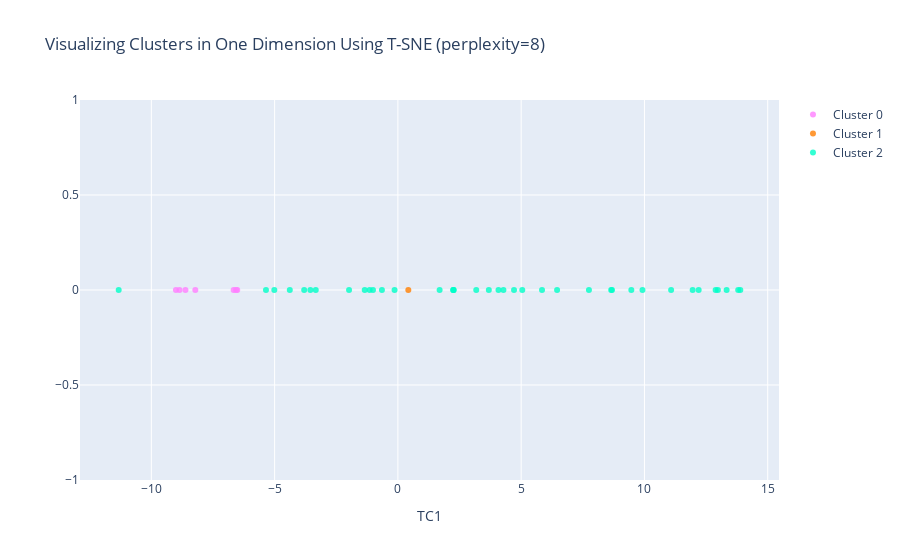

Notebook source saved alongside this figure:
### Code cell
#Instructions for building the 1-D plot

#trace1 is for 'Cluster 0'
trace1 = go.Scatter(
                    x = cluster0["TC1_1d"],
                    y = cluster0["dummy"],
                    mode = "markers",
                    name = "Cluster 0",
                    marker = dict(color = 'rgba(255, 128, 255, 0.8)'),
                    text = None)

#trace2 is for 'Cluster 1'
trace2 = go.Scatter(
                    x = cluster1["TC1_1d"],
                    y = cluster1["dummy"],
                    mode = "markers",
                    name = "Cluster 1",
                    marker = dict(color = 'rgba(255, 128, 2, 0.8)'),
                    text = None)

#trace3 is for 'Cluster 2'
trace3 = go.Scatter(
                    x = cluster2["TC1_1d"],
                    y = cluster2["dummy"],
                    mode = "markers",
                    name = "Cluster 2",
                    marker = dict(color = 'rgba(0, 255, 200, 0.8)'),
                    text = None)

data = [trace1, trace2, trace3]

title = "Visualizing Clusters in One Dimension Using T-SNE (perplexity=" + str(perplexity) + ")"

layout = dict(title = title,
              xaxis= dict(title= 'TC1',ticklen= 5,zeroline= False),
              yaxis= dict(title= '',ticklen= 5,zeroline= False)
             )

fig = dict(data = data, layout = layout)

iplot(fig)

### Figure 1 — Plotly figure (JSON) as saved in the notebook; plotly's stock layout.template omitted (floating-point values rounded to 4 significant figures)
{"data": [{"marker": {"color": "rgba(255, 128, 255, 0.8)"}, "mode": "markers", "name": "Cluster 0", "type": "scatter", "x": [-9.002, -8.858, -8.616, -8.216, -6.661, -6.565, -6.515], "y": [0, 0, 0, 0, 0, 0, 0]}, {"marker": {"color": "rgba(255, 128, 2, 0.8)"}, "mode": "markers", "name": "Cluster 1", "type": "scatter", "x": [0.4232], "y": [0]}, {"marker": {"color": "rgba(0, 255, 200, 0.8)"}, "mode": "markers", "name": "Cluster 2", "type": "scatter", "x": [-5.35, -5.011, -4.384, -3.8, -3.55, -3.33, -0.1345, -1.345, -1.011, -1.146, -0.6472, 1.692, 2.248, 2.266, 2.245, 3.178, 3.689, 5.045, 4.281, 4.08, 4.711, -1.981, 5.846, 6.457, 7.749, 8.651, 8.684, 9.468, 9.92, -11.32, 11.08, 11.95, 12.2, 12.89, 12.98, 13.33, 13.8, 13.89], "y": [0, 0, 0, 0, 0, 0, 0, 0, 0, 0, 0, 0, 0, 0, 0, 0, 0, 0, 0, 0, 0, 0, 0, 0, 0, 0, 0, 0, 0, 0, 0, 0, 0, 0, 0, 0, 0, 0]}], "layout": {"title": {"text": "Visualizing Clusters in One Dimension Using T-SNE (perplexity=8)"}, "xaxis": {"ticklen": 5, "title": {"text": "TC1"}, "zeroline": false}, "yaxis": {"ticklen": 5, "title": {"text": ""}, "zeroline": false}}}
